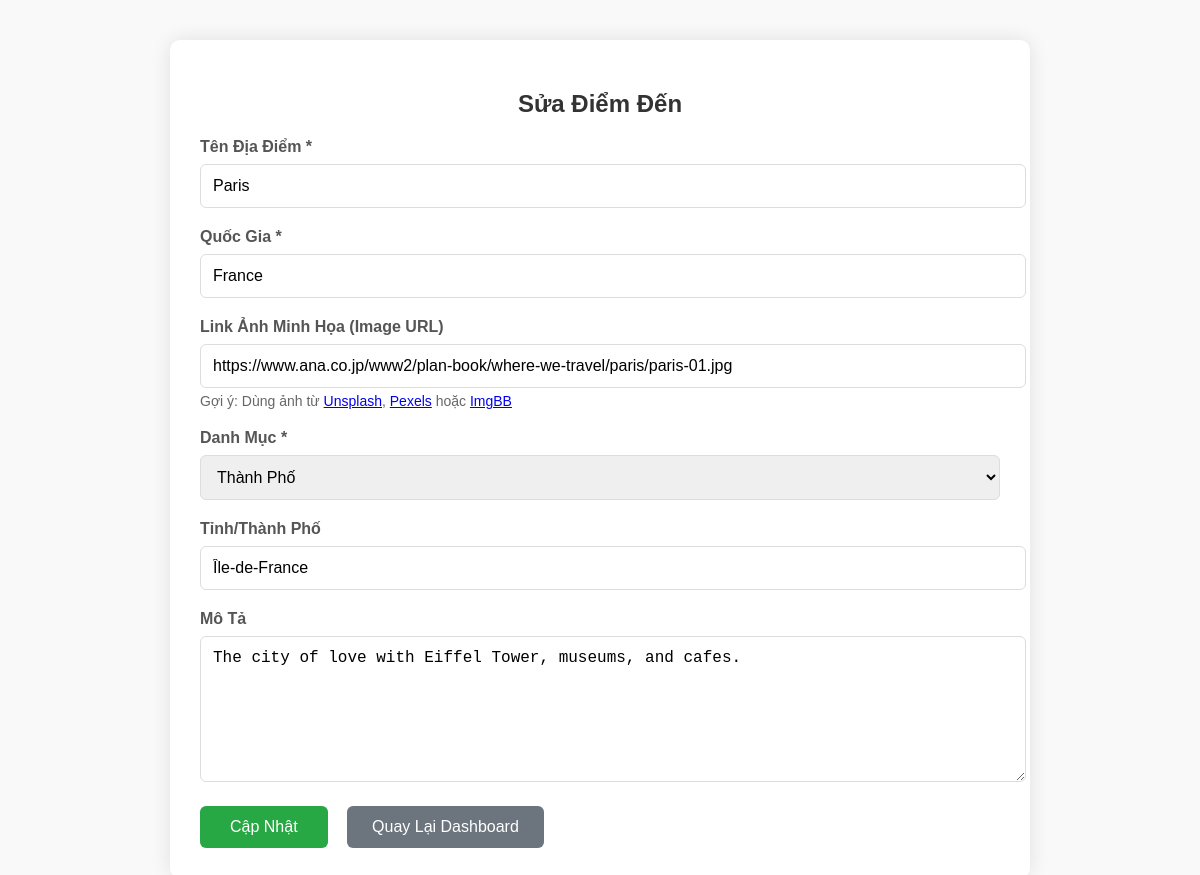
The page /form.php?id=2 (signed in) on the database its author committed.
### tables this page shows
CREATE TABLE IF NOT EXISTS destinations (
    destination_id INT AUTO_INCREMENT PRIMARY KEY,
    name VARCHAR(100) NOT NULL,
    country VARCHAR(100) NOT NULL,
    description TEXT,
    image_url VARCHAR(10000),
     category VARCHAR(50),
    province VARCHAR(100)
);

### form.php (the view, shortened to what this page needs)
<?php
include 'config.php';
$destination_id = isset($_GET['id']) && is_numeric($_GET['id']) ? (int)$_GET['id'] : null;
$destination = [
    'name' => '',
    'country' => '',
    'description' => '',
    'image_url' => '',
    'category' => '',
    'province' => ''
];
if ($destination_id) {
    $stmt = $conn->prepare("SELECT * FROM destinations WHERE destination_id = ?");
    $stmt->bind_param("i", $destination_id);
    $stmt->execute();
    $res = $stmt->get_result();
    if ($res && $res->num_rows === 1) {
        $destination = $res->fetch_assoc();
    } else {
        header('Location: index.php');
        exit;
    }
}
?>
<!DOCTYPE html>
<html lang="vi">
<head>
</head>
<body>
<div class="container">
    <h2><?= $destination_id ? 'Sửa Điểm Đến' : 'Thêm Điểm Đến Mới' ?></h2>
    <form method="POST">
        <div class="form-group">
            <label>Tên Địa Điểm *</label>
            <input type="text" name="name" value="<?= htmlspecialchars($destination['name']) ?>" required>
        </div>
        <div class="form-group">
            <label>Quốc Gia *</label>
            <input type="text" name="country" value="<?= htmlspecialchars($destination['country']) ?>" required>
        </div>
        <div class="form-group">
            <label>Link Ảnh Minh Họa (Image URL)</label>
            <input type="text" name="image_url" value="<?= htmlspecialchars($destination['image_url']) ?>"
                   placeholder="https://example.com/photo.jpg (để trống sẽ dùng ảnh mặc định)">
            <div class="note">
                Gợi ý: Dùng ảnh từ <a href="https://unsplash.com" target="_blank">Unsplash</a>,
                <a href="https://pexels.com" target="_blank">Pexels</a> hoặc <a href="https://imgbb.com" target="_blank">ImgBB</a>
            </div>
        </div>
        <div class="form-group">
            <label>Danh Mục *</label>
            <select name="category" required>
                <option value="City"     <?= $destination['category']==='City' ? 'selected':'' ?>>Thành Phố</option>
            </select>
        </div>
        <div class="form-group">
            <label>Tỉnh/Thành Phố</label>
            <input type="text" name="province" value="<?= htmlspecialchars($destination['province']) ?>"
                   placeholder="Ví dụ: Đà Nẵng, Hà Nội, Quảng Ninh...">
        </div>
        <div class="form-group">
            <label>Mô Tả</label>
            <textarea name="description"><?= htmlspecialchars($destination['description']) ?></textarea>
        </div>
        <button type="submit"><?= $destination_id ? 'Cập Nhật' : 'Thêm Mới' ?></button>
        <a href="index.php" class="back-link">Quay Lại Dashboard</a>
    </form>
</div>
</body>
</html>

### form.php (style rules this page uses)
body { font-family: Arial, sans-serif; margin: 40px; background: #f9f9f9; }
.container { max-width: 800px; margin: 0 auto; background: white; padding: 30px; border-radius: 10px; box-shadow: 0 0 20px rgba(0,0,0,0.1); }
h2 { color: #333; text-align: center; }
.form-group { margin-bottom: 20px; }
label { display: block; font-weight: bold; margin-bottom: 8px; color: #555; }
input[type="text"], textarea, select { width: 100%; padding: 12px; border: 1px solid #ddd; border-radius: 6px; font-size: 16px; }
textarea { min-height: 120px; resize: vertical; }
button { background: #28a745; color: white; padding: 12px 30px; border: none; border-radius: 6px; font-size: 16px; cursor: pointer; }
.back-link { display: inline-block; margin-left: 15px; padding: 12px 25px; background: #6c757d; color: white; text-decoration: none; border-radius: 6px; }
.note { font-size: 14px; color: #666; margin-top: 5px; }

### rows shown on the page
destinations: name "Paris", country "France", image_url "https://www.ana.co.jp/www2/plan-book/where-we-travel/paris/paris-01.jpg", category "Thành Phố", province "Île-de-France", description "The city of love with Eiffel Tower, museums, and cafes."
